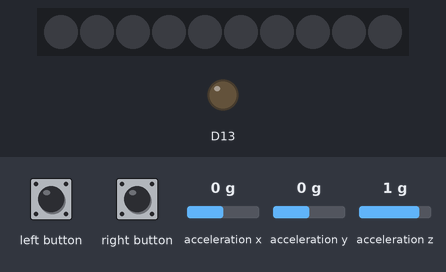
Bench run of a sketch on a simulated Adafruit Circuit Playground Express. Parts: 10 RGB LEDs in strip order, left to right, output pins drawn as LEDs (lit = HIGH). The inputs (shaded band) are chosen by the test bench; at power-on: acceleration x 0 g, acceleration y 0 g, acceleration z 1 g. Dim RGB values are drawn brighter than linear; what the sketch prints to the serial monitor is not drawn.

Above: at 1.2 s.
1.3 s: left button pressed for 0.15 s
At 2.3 s:
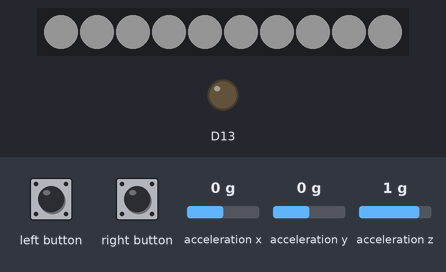
2.9 s: right button pressed for 0.15 s
At 3.5 s:
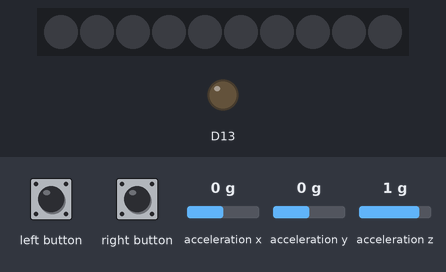
Timing chart, 0 to 4.0 s (numbered marks = the images above; inputs shaded):
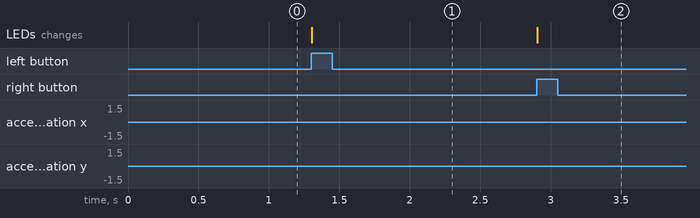

Measured:
- after the input at 1.3 s, the LEDs: change at once (image 1)
- after the input at 2.9 s, the LEDs: change at once (image 2)

The sketch:

cpxFinal_code.ino
```cpp
#include <Adafruit_CircuitPlayground.h>

bool ledsOn = false;  // State to track whether LEDs are on or off
const int shakeThreshold = 30;  // Threshold to detect vigorous shaking
unsigned long lastShakeTime = 0;  // Time when the last shake was detected
const long shakeDelay = 5000;  // Delay in milliseconds (5 seconds)

void setup() {
  CircuitPlayground.begin();
  Serial.begin(9600); // Start serial communication for debugging
}

void loop() {
  // Handle button A (left button)
  if (CircuitPlayground.leftButton()) {
    setAllLEDs(true);
  }

  // Handle button B (right button)
  if (CircuitPlayground.rightButton()) {
    setAllLEDs(false);
  }

  // Check if sufficient time has elapsed since the last shake
  if (millis() - lastShakeTime > shakeDelay) {
    // Detect shaking
    if (isShaken()) {
      toggleLEDs();
      lastShakeTime = millis();  // Update the last shake time
    }
  }

  // Print accelerometer data for debugging
  printAccelerationData();
}

void setAllLEDs(bool turnOn) {
  uint8_t value = turnOn ? 255 : 0;
  for (int i = 0; i < 10; i++) {
    CircuitPlayground.setPixelColor(i, value, value, value);
  }
  ledsOn = turnOn;
}

void toggleLEDs() {
  setAllLEDs(!ledsOn);
}

bool isShaken() {
  // Read acceleration data
  int x = CircuitPlayground.motionX();
  int y = CircuitPlayground.motionY();
  int z = CircuitPlayground.motionZ();

  // Calculate the total acceleration change
  int totalChange = abs(x) + abs(y) + abs(z);

  // Return true if the change exceeds the threshold
  return totalChange > shakeThreshold;
}

void printAccelerationData() {
  int x = CircuitPlayground.motionX();
  int y = CircuitPlayground.motionY();
  int z = CircuitPlayground.motionZ();
  Serial.print("X: ");
  Serial.print(x);
  Serial.print(" Y: ");
  Serial.print(y);
  Serial.print(" Z: ");
  Serial.print(z);
  Serial.print(" Total Change: ");
  Serial.println(abs(x) + abs(y) + abs(z));
}
```
